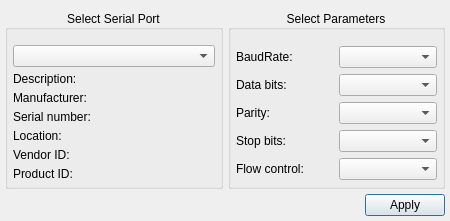
<?xml version="1.0" encoding="UTF-8"?>
<ui version="4.0">
 <class>SettingsDialog</class>
 <widget class="QDialog" name="SettingsDialog">
  <property name="geometry">
   <rect>
    <x>0</x>
    <y>0</y>
    <width>450</width>
    <height>210</height>
   </rect>
  </property>
  <property name="minimumSize">
   <size>
    <width>0</width>
    <height>0</height>
   </size>
  </property>
  <property name="maximumSize">
   <size>
    <width>500</width>
    <height>210</height>
   </size>
  </property>
  <property name="windowTitle">
   <string>Settings</string>
  </property>
  <layout class="QGridLayout" name="gridLayout_3" columnstretch="0,0">
   <property name="leftMargin">
    <number>5</number>
   </property>
   <property name="topMargin">
    <number>10</number>
   </property>
   <property name="rightMargin">
    <number>5</number>
   </property>
   <property name="bottomMargin">
    <number>5</number>
   </property>
   <property name="spacing">
    <number>5</number>
   </property>
   <item row="1" column="0" colspan="2">
    <layout class="QHBoxLayout" name="horizontalLayout">
     <item>
      <spacer name="horizontalSpacer">
       <property name="orientation">
        <enum>Qt::Horizontal</enum>
       </property>
       <property name="sizeHint" stdset="0">
        <size>
         <width>96</width>
         <height>20</height>
        </size>
       </property>
      </spacer>
     </item>
     <item>
      <widget class="QPushButton" name="applyButton">
       <property name="text">
        <string>Apply</string>
       </property>
      </widget>
     </item>
    </layout>
   </item>
   <item row="0" column="0">
    <widget class="QGroupBox" name="selectBox">
     <property name="title">
      <string>Select Serial Port</string>
     </property>
     <property name="alignment">
      <set>Qt::AlignCenter</set>
     </property>
     <layout class="QGridLayout" name="gridLayout">
      <property name="leftMargin">
       <number>5</number>
      </property>
      <property name="topMargin">
       <number>15</number>
      </property>
      <property name="rightMargin">
       <number>5</number>
      </property>
      <property name="bottomMargin">
       <number>5</number>
      </property>
      <property name="spacing">
       <number>5</number>
      </property>
      <item row="0" column="0">
       <widget class="QComboBox" name="serialPortInfoListBox"/>
      </item>
      <item row="1" column="0">
       <widget class="QLabel" name="descriptionLabel">
        <property name="text">
         <string>Description:</string>
        </property>
       </widget>
      </item>
      <item row="2" column="0">
       <widget class="QLabel" name="manufacturerLabel">
        <property name="text">
         <string>Manufacturer:</string>
        </property>
       </widget>
      </item>
      <item row="3" column="0">
       <widget class="QLabel" name="serialNumberLabel">
        <property name="text">
         <string>Serial number:</string>
        </property>
       </widget>
      </item>
      <item row="4" column="0">
       <widget class="QLabel" name="locationLabel">
        <property name="text">
         <string>Location:</string>
        </property>
       </widget>
      </item>
      <item row="5" column="0">
       <widget class="QLabel" name="vidLabel">
        <property name="text">
         <string>Vendor ID:</string>
        </property>
       </widget>
      </item>
      <item row="6" column="0">
       <widget class="QLabel" name="pidLabel">
        <property name="text">
         <string>Product ID:</string>
        </property>
       </widget>
      </item>
     </layout>
    </widget>
   </item>
   <item row="0" column="1">
    <widget class="QGroupBox" name="parametersBox">
     <property name="title">
      <string>Select Parameters</string>
     </property>
     <property name="alignment">
      <set>Qt::AlignCenter</set>
     </property>
     <layout class="QGridLayout" name="gridLayout_2">
      <property name="leftMargin">
       <number>5</number>
      </property>
      <property name="topMargin">
       <number>15</number>
      </property>
      <property name="rightMargin">
       <number>5</number>
      </property>
      <property name="bottomMargin">
       <number>5</number>
      </property>
      <property name="spacing">
       <number>5</number>
      </property>
      <item row="0" column="0">
       <widget class="QLabel" name="baudRateLabel">
        <property name="text">
         <string>BaudRate:</string>
        </property>
       </widget>
      </item>
      <item row="0" column="1">
       <widget class="QComboBox" name="baudRateBox"/>
      </item>
      <item row="1" column="0">
       <widget class="QLabel" name="dataBitsLabel">
        <property name="text">
         <string>Data bits:</string>
        </property>
       </widget>
      </item>
      <item row="1" column="1">
       <widget class="QComboBox" name="dataBitsBox"/>
      </item>
      <item row="2" column="0">
       <widget class="QLabel" name="parityLabel">
        <property name="text">
         <string>Parity:</string>
        </property>
       </widget>
      </item>
      <item row="2" column="1">
       <widget class="QComboBox" name="parityBox"/>
      </item>
      <item row="3" column="0">
       <widget class="QLabel" name="stopBitsLabel">
        <property name="text">
         <string>Stop bits:</string>
        </property>
       </widget>
      </item>
      <item row="3" column="1">
       <widget class="QComboBox" name="stopBitsBox"/>
      </item>
      <item row="4" column="0">
       <widget class="QLabel" name="flowControlLabel">
        <property name="text">
         <string>Flow control:</string>
        </property>
       </widget>
      </item>
      <item row="4" column="1">
       <widget class="QComboBox" name="flowControlBox"/>
      </item>
     </layout>
    </widget>
   </item>
  </layout>
 </widget>
 <resources/>
 <connections/>
</ui>
